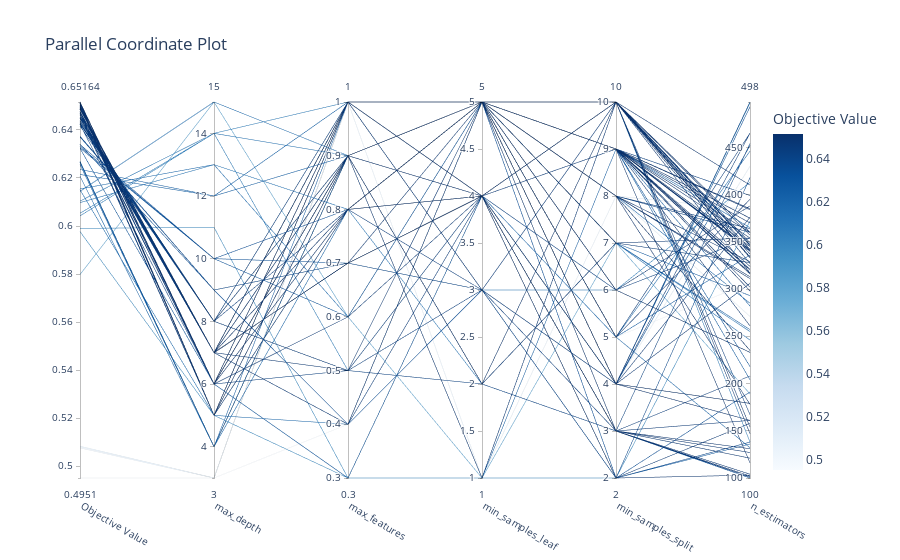

The code cell stored with this chart in its notebook:
### Code cell
# 2. Parallel Coordinates Plot
plot_parallel_coordinate(study).show()
